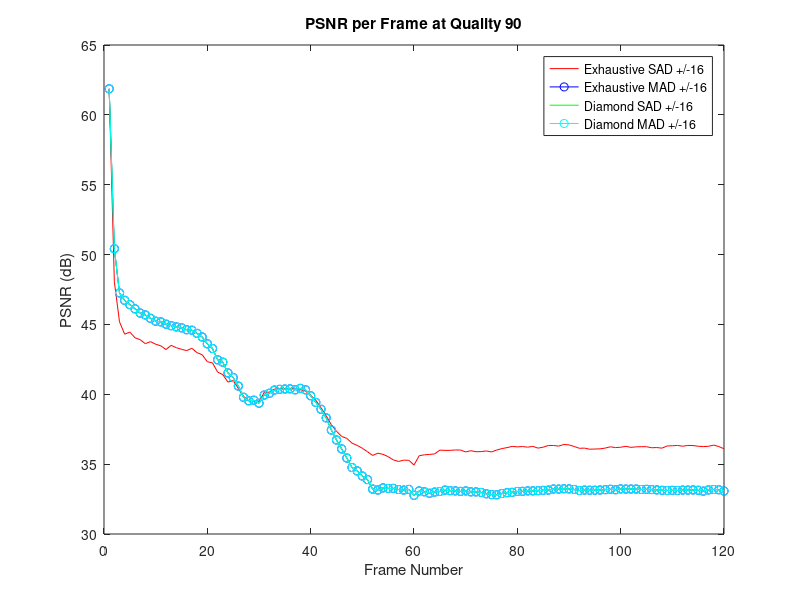
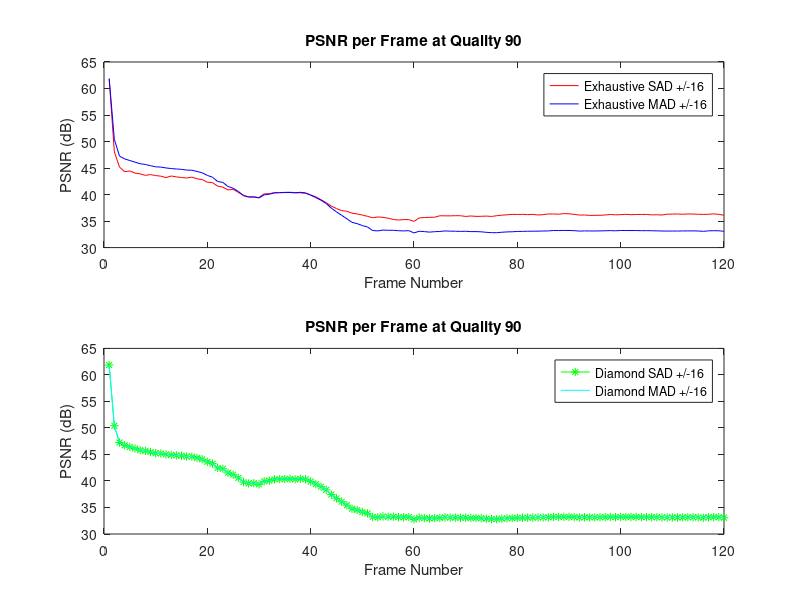

Write the MATLAB code that produced these figures, in order.
%%% Data for ploting operational garph vs number of bits & PSNR vs number
%%% of frames for both videos 

%%% Uncomment to plot kirstine graph %%%%%%%
%kristine operational rate-distortion curves

% x_E_SAD_32 = [3689.24 3856.965 4050.899 5153.47];
% y_E_SAD_32 = [30.7461 34.7734 36.5714 37.2578];
% 
% x_E_SAD_16 = [3719.973 3891.556 4078.388 5211.13];
% y_E_SAD_16 = [30.5048 34.5283 36.3889 37.0878];
% 
% x_E_MAD_16 = [3709.464 3892.761 4080.904 5203.849];
% y_E_MAD_16 = [30.6042 34.5126 36.3876 37.0924];
% 
% x_D_SAD_16 = [3732.883 3913.247 4124.75 5292.953];
% y_D_SAD_16 = [30.0985 33.9035 35.6144 36.2757];
% 
% x_D_MAD_16 = [3732.629 3910.304 4125.478 5300.371];
% y_D_MAD_16 = [30.0995 33.9068 35.616 36.275];

%Natalie video operational rate-distortion curves

x_E_SAD_32 = [3746714 3928094 4081240 5111657];
y_E_SAD_32 = [30.7458 34.5885 36.5002 38.4936];

x_E_SAD_16 = [3753358  3947818 4099976 5152608];
y_E_SAD_16 = [30.5913 34.3312 36.3731 38.3404];

x_E_MAD_16 = [3731950  3941136 4153229 5358252];
y_E_MAD_16 = [30.3467 33.9068  36.0256 36.8602];

x_D_SAD_16 = [3731950 3941136 4153229 5358252];
y_D_SAD_16 = [30.3467 33.9068 36.0256 36.8602];

x_D_MAD_16 = [3731950 3941136 4153229 5358252];
y_D_MAD_16 = [30.3467 33.9068 36.0256 36.8602];

% figure
% plot(x_E_SAD_32,y_E_SAD_32,'r-o',x_E_SAD_16, y_E_SAD_16,'b-o',x_E_MAD_16, y_E_MAD_16,'g-o',x_D_SAD_16, y_D_SAD_16,'c-s',x_D_MAD_16, y_D_MAD_16,'m-s')
% xlabel('Total number of bytes');
% ylabel('PSNR (dB)');
% title('Operational rate-distortion curves');
% legend({'Exhaustive SAD +/-32','Exhaustive SAD +/-16','Exhaustive MAD +/-16','Diamond SAD +/-16','Diamond MAD +/-16'},'Location','southeast')
% 



%PSNR per frame **** NAtalie *******
x_frames = 1:120;

E_SAD_16_90 = load('PSNR_R16_Q90_F120.mat','PSNR');

E_MAD_16_90 = load('PSNR_ESMB_MAD_R16_Q90.mat','PSNR');

D_SAD_16_90 = load('PSNR_Dimond_SAD_R16_Q90.mat','PSNR');

D_MAD_16_90 = load('PSNR_Dimond_MAD_R16_Q90.mat','PSNR');

%%%%%%%% Uncomment below lines to obtain PSNR vs frame graph for Kirstine %

%%%%%%% **** Kristine ******************
% E_SAD_16_90 = load('PSNR_E_SAD_16_90.mat','PSNR');
% 
% E_MAD_16_90 = load('PSNR_E_MAD_16_90.mat','PSNR');
% % 
% D_SAD_16_90 = load('PSNR_D_SAD_16_90.mat','PSNR');
% 
% D_MAD_16_90 = load('PSNR_D_MAD_16_90.mat','PSNR');


 
figure
plot(x_frames,E_SAD_16_90.PSNR(:),'r',x_frames, E_MAD_16_90.PSNR(:),'b-o',x_frames, D_SAD_16_90.PSNR(:),'g',x_frames, D_MAD_16_90.PSNR(:),'c-o')
xlabel('Frame Number');
ylabel('PSNR (dB)');
title('PSNR per Frame at Quality 90');
legend({'Exhaustive SAD +/-16','Exhaustive MAD +/-16','Diamond SAD +/-16','Diamond MAD +/-16','Location','southeast'});


figure
subplot(2,1,1);
plot(x_frames,E_SAD_16_90.PSNR(:),'r',x_frames, E_MAD_16_90.PSNR(:),'b')
xlabel('Frame Number');
ylabel('PSNR (dB)');
title('PSNR per Frame at Quality 90');
legend({'Exhaustive SAD +/-16','Exhaustive MAD +/-16'});

subplot(2,1,2);
plot(x_frames, D_SAD_16_90.PSNR(:),'g-*',x_frames, D_MAD_16_90.PSNR(:),'c')
xlabel('Frame Number');
ylabel('PSNR (dB)');
title('PSNR per Frame at Quality 90');
legend({'Diamond SAD +/-16','Diamond MAD +/-16','Location','southeast'});


% use load(fullfile('kristen', 'Diamond',
% 'MAD','16-90','PSNR_D_16_90.mat')) to load files
